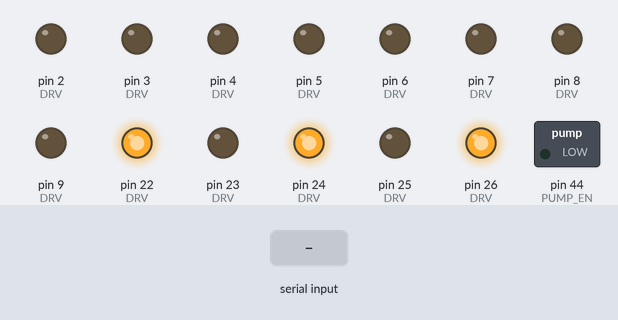
A sketch run on a simulated Arduino Mega 2560, built with avr-gcc and run on an emulated ATmega2560. Shown: switched loads named in the sketch (green lamp = pin HIGH), output pins drawn as LEDs (lit = HIGH). The test bench sets the inputs (shaded band). What the sketch prints to the serial monitor is not drawn.

Above: at 1.2 s.
1.3 s: "P1=90\n" received over Serial
At 1.6 s:
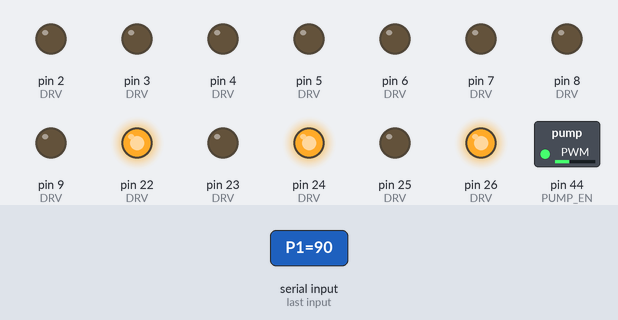
Timing chart, 0 to 4.3 s (numbered marks = the images above; inputs shaded):
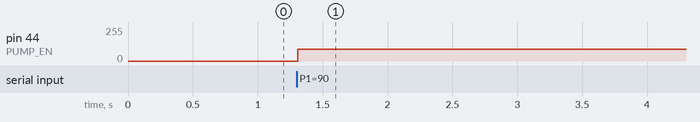

The sketch:

sketch_arduino_fans.ino
```cpp
#include <Arduino.h>

// ===== FAN DRIVER (4x L298N, 2 fans per board) =====
// Each L298N has two channels:
//   Channel A: OUT1/OUT2 + ENA + IN1/IN2
//   Channel B: OUT3/OUT4 + ENB + IN3/IN4
//
// Command format (backward compatible):
//   F1=120 F2=200 ... F8=255   (0..255)
//   P1=128                     (optional pump PWM)
//
// Notes:
// - PWM is 0..255 (analogWrite)
// - Direction is fixed to "forward" per channel (INx=HIGH/LOW)

#define DRIVER_COUNT 4
#define FAN_COUNT (DRIVER_COUNT * 2)

struct DriverPins {
  // Channel A
  uint8_t ENA;   // PWM
  uint8_t IN1;
  uint8_t IN2;
  // Channel B
  uint8_t ENB;   // PWM
  uint8_t IN3;
  uint8_t IN4;
};

// Driver1: Fan1 (ENA=2 IN1=22 IN2=23) + Fan2 (ENB=3 IN3=24 IN4=25)
// Driver2: Fan3 (ENA=4 IN1=26 IN2=27) + Fan4 (ENB=5 IN3=28 IN4=29)
// Driver3: Fan5 (ENA=6 IN1=30 IN2=31) + Fan6 (ENB=7 IN3=32 IN4=33)
// Driver4: Fan7 (ENA=8 IN1=34 IN2=35) + Fan8 (ENB=9 IN3=36 IN4=37)
DriverPins DRV[DRIVER_COUNT] = {
  { 2, 22, 23,  3, 24, 25 },  // Driver1 -> Fan1 + Fan2
  { 4, 26, 27,  5, 28, 29 },  // Driver2 -> Fan3 + Fan4
  { 6, 30, 31,  7, 32, 33 },  // Driver3 -> Fan5 + Fan6
  { 8, 34, 35,  9, 36, 37 }   // Driver4 -> Fan7 + Fan8
};

const uint8_t PUMP_EN  = 44;   // PWM
const uint8_t PUMP_IN1 = 38;
const uint8_t PUMP_IN2 = 39;

int fanPWM[FAN_COUNT] = {0,0,0,0,0,0,0,0};
int pumpPWM = 0;

static inline void setForwardA(const DriverPins &d) {
  digitalWrite(d.IN1, HIGH);
  digitalWrite(d.IN2, LOW);
}

static inline void setForwardB(const DriverPins &d) {
  digitalWrite(d.IN3, HIGH);
  digitalWrite(d.IN4, LOW);
}

static inline void applyOutputs() {
  // Fans
  for (int i = 0; i < DRIVER_COUNT; i++) {
    int pwmA = constrain(fanPWM[2*i],     0, 255); // Fan (2*i+1)
    int pwmB = constrain(fanPWM[2*i + 1], 0, 255); // Fan (2*i+2)
    analogWrite(DRV[i].ENA, pwmA);
    analogWrite(DRV[i].ENB, pwmB);
  }

  // Pump
  pumpPWM = constrain(pumpPWM, 0, 255);
  analogWrite(PUMP_EN, pumpPWM);
}

static void parseToken(const String &tok) {
  if (tok.length() < 4) return;

  if (tok[0] == 'F') {
    int eq = tok.indexOf('=');
    if (eq <= 1) return;

    int idx = tok.substring(1, eq).toInt();   // 1..8
    if (idx < 1 || idx > FAN_COUNT) return;

    int val = tok.substring(eq + 1).toInt();
    fanPWM[idx - 1] = val;
    return;
  }

  if (tok.startsWith("P1=")) {
    int val = tok.substring(3).toInt();
    pumpPWM = val;
    return;
  }
}

static void parseLine(String line) {
  line.trim();
  if (line.length() == 0) return;

  int start = 0;
  while (start < (int)line.length()) {
    while (start < (int)line.length() && (line[start] == ' ' || line[start] == '\t')) start++;
    if (start >= (int)line.length()) break;

    int end = line.indexOf(' ', start);
    if (end < 0) end = line.length();

    String tok = line.substring(start, end);
    tok.trim();
    if (tok.length() > 0) parseToken(tok);

    start = end + 1;
  }
}

void setup() {
  Serial.begin(9600);

  // Init drivers (4 boards, 2 channels each)
  for (int i = 0; i < DRIVER_COUNT; i++) {
    pinMode(DRV[i].ENA, OUTPUT);
    pinMode(DRV[i].IN1, OUTPUT);
    pinMode(DRV[i].IN2, OUTPUT);

    pinMode(DRV[i].ENB, OUTPUT);
    pinMode(DRV[i].IN3, OUTPUT);
    pinMode(DRV[i].IN4, OUTPUT);

    setForwardA(DRV[i]);
    setForwardB(DRV[i]);

    analogWrite(DRV[i].ENA, 0);
    analogWrite(DRV[i].ENB, 0);
  }

  pinMode(PUMP_EN, OUTPUT);
  pinMode(PUMP_IN1, OUTPUT);
  pinMode(PUMP_IN2, OUTPUT);
  digitalWrite(PUMP_IN1, HIGH);
  digitalWrite(PUMP_IN2, LOW);
  analogWrite(PUMP_EN, 0);

  Serial.println("READY;FAN");
  Serial.println("CMD: F1=.. F2=.. F3=.. F4=.. F5=.. F6=.. F7=.. F8=.. P1=..");
}

void loop() {
  if (!Serial.available()) return;

  String line = Serial.readStringUntil('\n');
  parseLine(line);
  applyOutputs();
}
```

Measured:
- after the input at 1.3 s, pin 44 (PUMP_EN): 0/255 → 90/255 at once
